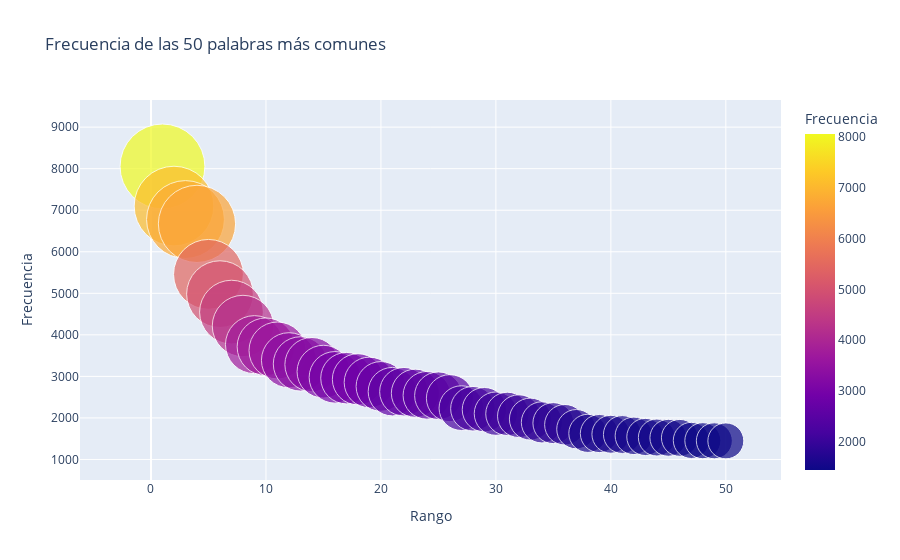

The notebook cell this image was saved under:
### Code cell
# con palabras prohibidas
with open("stopwords.txt", "r", encoding='utf-8') as f:
    palabras_prohibidas = {line.strip() for line in f if line.strip()}

words_dict = Counter(text3)
freq_filter = {
    palabra:freq
    for palabra, freq in words_dict.items()
    if palabra not in palabras_prohibidas
}

utils.interactive_word_plot(freq_filter, top_n=50)

### Figure 1 — Plotly figure (JSON) as saved in the notebook; plotly's stock layout.template omitted (floating-point values rounded to 4 significant figures)
{"data": [{"hovertemplate": "<b>%{hovertext}</b><br>Rango: %{x}<br>Frecuencia: %{y}", "hovertext": ["b", "Jehová", "por", "para", "sus", "Dios", "es", "él", "le", "como", "tu", "mi", "un", "Israel", "ha", "tierra", "dijo", "hijos", "sobre", "porque", "yo", "ellos", "me", "rey", "te", "c", "hijo", "todo", "todos", "una", "casa", "ni", "he", "pueblo", "cuando", "DyC", "os", "había", "día", "contra", "tus", "vosotros", "será", "aquí", "también", "les", "No", "si", "hasta", "delante"], "legendgroup": "", "marker": {"color": [8054, 7100, 6776, 6671, 5456, 4980, 4547, 4213, 3764, 3713, 3624, 3389, 3300, 3284, 3114, 2977, 2957, 2930, 2855, 2759, 2632, 2631, 2595, 2544, 2535, 2476, 2236, 2221, 2199, 2103, 2098, 2043, 1972, 1893, 1875, 1836, 1729, 1629, 1624, 1607, 1601, 1569, 1542, 1528, 1522, 1520, 1459, 1452, 1449, 1447], "coloraxis": "coloraxis", "opacity": 0.7, "size": [8054, 7100, 6776, 6671, 5456, 4980, 4547, 4213, 3764, 3713, 3624, 3389, 3300, 3284, 3114, 2977, 2957, 2930, 2855, 2759, 2632, 2631, 2595, 2544, 2535, 2476, 2236, 2221, 2199, 2103, 2098, 2043, 1972, 1893, 1875, 1836, 1729, 1629, 1624, 1607, 1601, 1569, 1542, 1528, 1522, 1520, 1459, 1452, 1449, 1447], "sizemode": "area", "sizeref": 2.237, "symbol": "circle"}, "mode": "markers", "name": "", "orientation": "v", "showlegend": false, "type": "scatter", "x": [1, 2, 3, 4, 5, 6, 7, 8, 9, 10, 11, 12, 13, 14, 15, 16, 17, 18, 19, 20, 21, 22, 23, 24, 25, 26, 27, 28, 29, 30, 31, 32, 33, 34, 35, 36, 37, 38, 39, 40, 41, 42, 43, 44, 45, 46, 47, 48, 49, 50], "xaxis": "x", "y": [8054, 7100, 6776, 6671, 5456, 4980, 4547, 4213, 3764, 3713, 3624, 3389, 3300, 3284, 3114, 2977, 2957, 2930, 2855, 2759, 2632, 2631, 2595, 2544, 2535, 2476, 2236, 2221, 2199, 2103, 2098, 2043, 1972, 1893, 1875, 1836, 1729, 1629, 1624, 1607, 1601, 1569, 1542, 1528, 1522, 1520, 1459, 1452, 1449, 1447], "yaxis": "y"}], "layout": {"coloraxis": {"colorbar": {"title": {"text": "Frecuencia"}}, "colorscale": [[0, "#0d0887"], [0.1111, "#46039f"], [0.2222, "#7201a8"], [0.3333, "#9c179e"], [0.4444, "#bd3786"], [0.5556, "#d8576b"], [0.6667, "#ed7953"], [0.7778, "#fb9f3a"], [0.8889, "#fdca26"], [1, "#f0f921"]]}, "legend": {"itemsizing": "constant", "tracegroupgap": 0}, "title": {"text": "Frecuencia de las 50 palabras más comunes"}, "xaxis": {"anchor": "y", "domain": [0, 1], "title": {"text": "Rango"}}, "yaxis": {"anchor": "x", "domain": [0, 1], "title": {"text": "Frecuencia"}}}}
